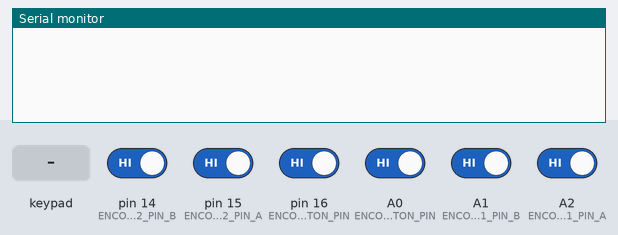
This sketch was run on a simulated Arduino Leonardo, built with avr-gcc and run on an emulated ATmega32U4. Shown: the last lines printed to the serial monitor. Wiring (inferred from the names in the program): 3×4 keypad with keys 1 2 3 A 4 5 6 B 7 8 9 C: rows pin 7, pin 8, pin 9; columns pin 3, pin 4, pin 5, pin 6. Inputs (shaded band) come from the test bench; at power-on: A0 (ENCODER1_BUTTON_PIN), A1 (ENCODER1_PIN_B), A2 (ENCODER1_PIN_A), pin 14 (ENCODER2_PIN_B), pin 15 (ENCODER2_PIN_A), pin 16 (ENCODER2_BUTTON_PIN) HIGH. USB keyboard and mouse output is not drawn.

Above: at 1.2 s.
1.3 s: key '1' pressed
At 2.4 s:
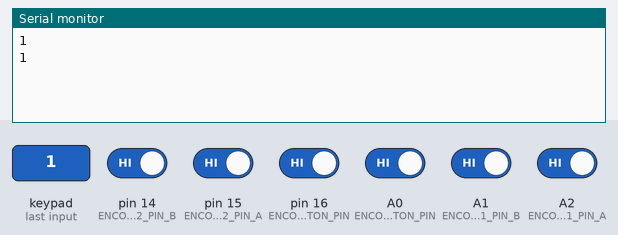
3.3 s: keypad keys 7 8 9 A pressed 0.4 s apart
At 6.9 s:
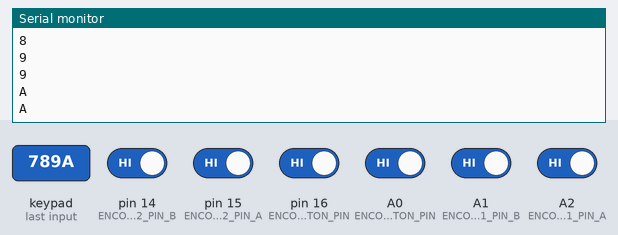
7.5 s: key 'B' pressed
At 9.2 s:
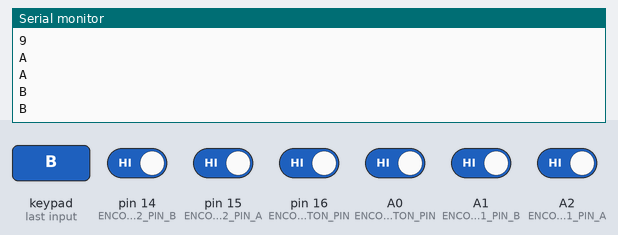
9.5 s: key 'C' pressed
At 11.0 s:
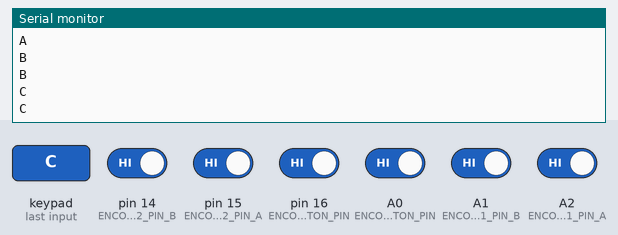
11.5 s: keypad keys 3 4 5 6 pressed 0.4 s apart
At 15.3 s:
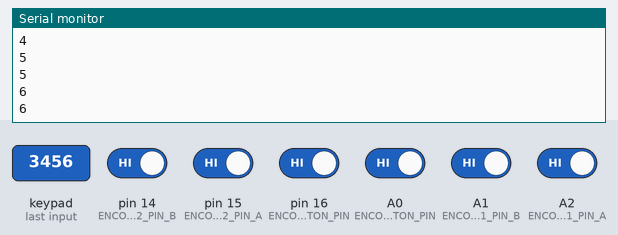
Timing chart, 0 to 15.6 s (numbered marks = the images above; inputs shaded):
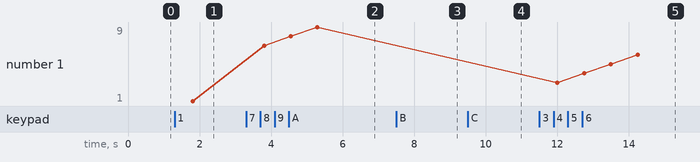

Measured:
- after the input at 1.3 s, the serial monitor: prints a new line after 0.51 s (image 1)
- after the input at 3.3 s, the serial monitor: prints a new line after 0.50 s (image 2)
- after the input at 7.5 s, the serial monitor: prints a new line after 0.50 s (image 3)
- after the input at 9.5 s, the serial monitor: prints a new line after 0.50 s (image 4)
- after the input at 11.5 s, the serial monitor: prints a new line after 0.51 s (image 5)
- plotted number 1: 1 → 9 after the input at 3.3 s, 9 → 6 after the input at 11.5 s

The sketch:

KEYBOARD-CODE-PROJECTFINAL.ino
```cpp
#include <Keyboard.h>
#include "Keyboard.h"
#include <Encoder.h>
#include <Keypad.h>
#include <Mouse.h>


#define ENCODER1_PIN_A A2
#define ENCODER1_PIN_B A1
#define ENCODER1_BUTTON_PIN A0
#define ENCODER2_PIN_A 15
#define ENCODER2_PIN_B 14
#define ENCODER2_BUTTON_PIN 16
int lastEncoded1 = 0;
long encoderValue1 = 0;
bool rightTurn1 = false;
bool leftTurn1 = false;
bool enterPressed1 = false;
int lastEncoded2 = 0;
long encoderValue2 = 0;
bool upTurn2 = false;
bool downTurn2 = false;
bool undoPressed2 = false;
#define ROWS 3
#define COLS 4
char klavye[ROWS][COLS] = {
 {'1', '2', '3', 'A'},
 {'4', '5', '6', 'B'},
 {'7', '8', '9', 'C'}
};
byte rowPins[ROWS] = {7, 8, 9};
byte colPins[COLS] = {3, 4, 5, 6};
void setup() {

 pinMode(ENCODER1_PIN_A, INPUT_PULLUP);
 pinMode(ENCODER1_PIN_B, INPUT_PULLUP);
 pinMode(ENCODER1_BUTTON_PIN, INPUT_PULLUP);
 pinMode(ENCODER2_PIN_A, INPUT_PULLUP);
 pinMode(ENCODER2_PIN_B, INPUT_PULLUP);
 pinMode(ENCODER2_BUTTON_PIN, INPUT_PULLUP);
 for (int i = 0; i < ROWS; i++) {
 pinMode(rowPins[i], OUTPUT);
 }
 for (int i = 0; i < COLS; i++) {
 pinMode(colPins[i], INPUT_PULLUP);
 }
 Keyboard.begin();
 Serial.begin(9600);
}
void loop() {
 int MSB1 = digitalRead(ENCODER1_PIN_A);
 int LSB1 = digitalRead(ENCODER1_PIN_B);
 int encoded1 = (MSB1 << 1) | LSB1;
 int sum1 = (lastEncoded1 << 2) | encoded1;
 if (sum1 == 0b1101 || sum1 == 0b0100 || sum1 == 0b0010 || sum1 == 0b1011) {
 encoderValue1++;
 rightTurn1 = true;
 }
 if (sum1 == 0b1110 || sum1 == 0b0111 || sum1 == 0b0001 || sum1 == 0b1000) {
 encoderValue1--;
 leftTurn1 = true;
 }
 lastEncoded1 = encoded1;
 if (digitalRead(ENCODER1_BUTTON_PIN) == LOW) {
 enterPressed1 = true;
 }
 if (rightTurn1) {
 Keyboard.press(KEY_RIGHT_ARROW);
 delay(0);
 Keyboard.release(KEY_RIGHT_ARROW);
 rightTurn1 = false;
 }
 if (leftTurn1) {
 Keyboard.press(KEY_LEFT_ARROW);
 delay(0);
 Keyboard.release(KEY_LEFT_ARROW);
 leftTurn1 = false;
 }
 if (enterPressed1) {
 Mouse.click(MOUSE_LEFT); // Left click
 delay(1000); // Hold for 1 second
 Mouse.release(MOUSE_LEFT); // Release left button
 enterPressed1 = false;
 }
 int MSB2 = digitalRead(ENCODER2_PIN_A);
 int LSB2 = digitalRead(ENCODER2_PIN_B);
 int encoded2 = (MSB2 << 1) | LSB2;
 int sum2 = (lastEncoded2 << 2) | encoded2;
 if (sum2 == 0b1101 || sum2 == 0b0100 || sum2 == 0b0010 || sum2 == 0b1011) {
 encoderValue2++;
 upTurn2 = true;
 }
 if (sum2 == 0b1110 || sum2 == 0b0111 || sum2 == 0b0001 || sum2 == 0b1000) {
 encoderValue2--;
 downTurn2 = true;
 }
 lastEncoded2 = encoded2;
 if (digitalRead(ENCODER2_BUTTON_PIN) == LOW) {
 undoPressed2 = true;
 }
 if (upTurn2) {
 Keyboard.press(KEY_UP_ARROW);
 delay(0);
 Keyboard.release(KEY_UP_ARROW);
 upTurn2 = false;
 }
 if (downTurn2) {
 Keyboard.press(KEY_DOWN_ARROW);
 delay(0);
 Keyboard.release(KEY_DOWN_ARROW);
 downTurn2 = false;
 }
 if (undoPressed2) {
 Mouse.click(MOUSE_RIGHT); // Right click
 delay(1000); // Hold for 1 second
 Mouse.release(MOUSE_RIGHT); // Release Right button
 undoPressed2 =  false;
 }
 char pressedKey = scanKeypad();
 if (pressedKey) {
 Serial.println(pressedKey);
 sendKeyCommand(pressedKey);
 }
 delay(10);
}
char scanKeypad() {
 for (int i = 0; i < ROWS; i++) {
 digitalWrite(rowPins[i], LOW);
 for (int j = 0; j < COLS; j++) {
 if (!digitalRead(colPins[j])) {
 digitalWrite(rowPins[i], HIGH);
 while (!digitalRead(colPins[j]));
 delay(500);
 return klavye[i][j];
 }
 }
 digitalWrite(rowPins[i], HIGH);
 }
 return 0;
}
void sendKeyCommand(char key) {
 if (key) {
 Serial.println(key);
 switch (key) {
 case '1':
 Keyboard.println("if() {");
 Keyboard.println("}");
 Keyboard.write(KEY_UP_ARROW);
 Keyboard.write(KEY_UP_ARROW);
 Keyboard.write(KEY_RIGHT_ARROW);
 Keyboard.write(KEY_RIGHT_ARROW);
 Keyboard.write(KEY_RIGHT_ARROW);
 break;
 case '2':
 Keyboard.println("BUTTON CONTROL 2");
 break;
 case '3':
 Keyboard.println("BUTTON CONTROL 3");
 break;
 case 'A':
 Keyboard.println("BUTTON CONTROL A");
 break;
 case '4':
 Keyboard.println("BUTTON CONTROL 4");
 break;
 case '5':
 Keyboard.println("BUTTON CONTROL 5");
 break;
 case '6':
 Keyboard.println("BUTTON CONTROL 6");
 break;
 case 'B':
 Keyboard.println("BUTTON CONTROL B");
 break;
 case '7':
 Keyboard.println("BUTTON CONTROL 7");
 break;
 case '8':
 Keyboard.println("BUTTON CONTROL 8");
 break;
 case '9':
 Keyboard.println("BUTTON CONTROL 9");
 break;
 case 'C':
 Keyboard.println("BUTTON CONTROL C");
 break;


 }
 delay(200);

}
}
```
